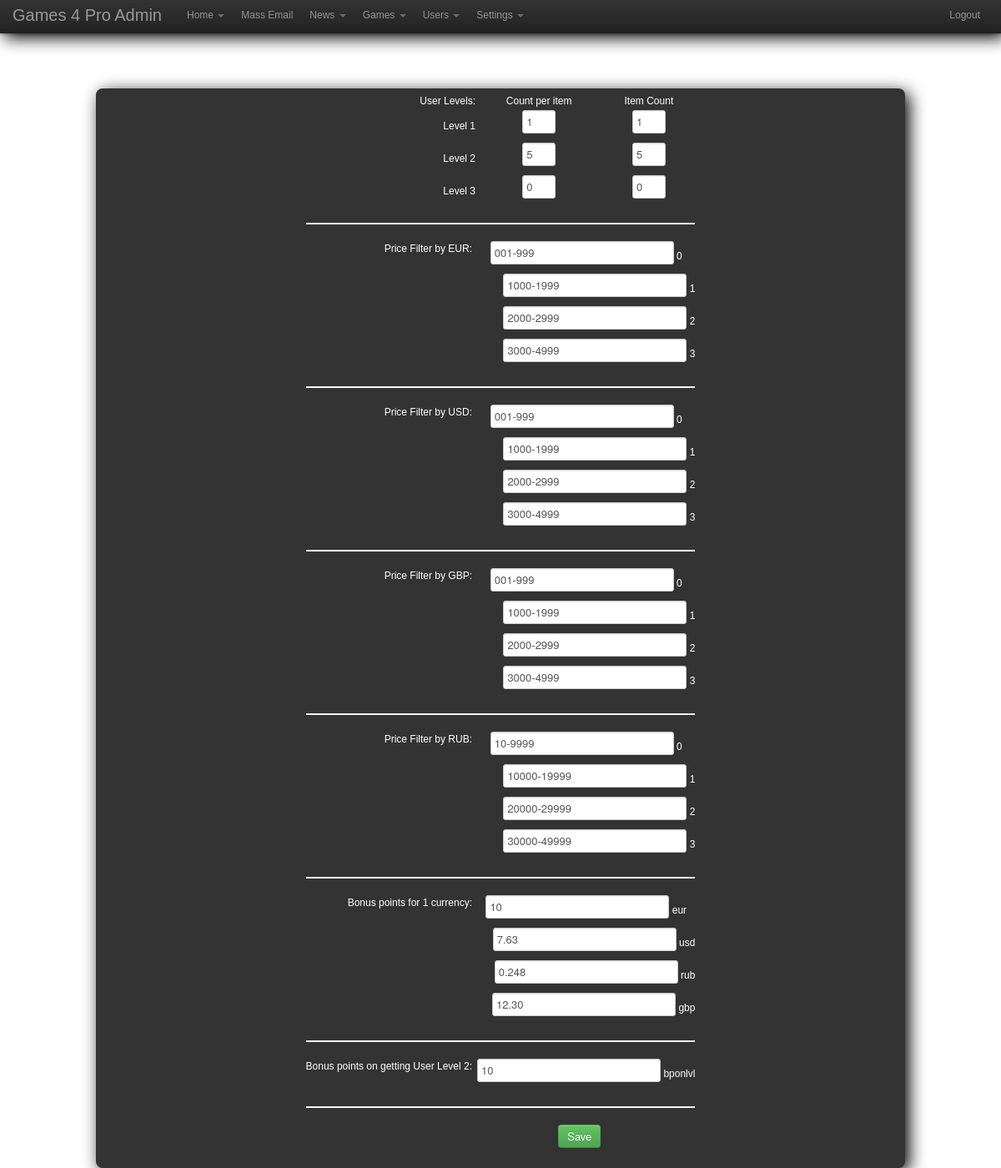
Page /admin/settings/vars (signed in) on the committed database.
### tables this page shows
CREATE TABLE IF NOT EXISTS `settings` (
  `key` varchar(255) NOT NULL,
  `value` text NOT NULL,
  `comment` text NOT NULL,
  UNIQUE KEY `key` (`key`)
);

### admin/includes/config.php (called while the page is built, shortened)
<?
$mysql['db']='game4pro_site';
$mysql['host']='localhost';
$mysql['user']='game4pro_user';
$mysql['pass']='16sTaQut1P0S';
include getcwd()."/includes/sql.inc.php";

### admin/includes/sql.inc.php (called while the page is built, shortened)
<?
class sql_mysql extends sql_dummy {
 var $row,$cur_row,$cur_col;
 function sql_mysql(){
  $this->handle=0;
  $this->row=0;
 }
 function connect($db,$host="localhost",$user="foto",$pass="otof"){
  if(!($this->handle=mysql_connect($host,$user,$pass)))return perror('connect');
  return true;
 }
 function query($query){
  if(!$this->cursor=mysql_query($query,$this->handle))return $this->perror('query('.$this->errstr().'): '.$query);
  return true;
 }
 function get_row($index=-1){
  $this->cur_col=0;
  if($this->row=mysql_fetch_row($this->cursor))return true;
  return false;
 }
 function get_col($index=-1){
  $out=htmlspecialchars_decode($this->row[$this->cur_col]);
  $this->cur_col++;
  return $out;
 }
}
function db_conn($t=''){
 global ${'sql'.$t},$mysql;
 return ${'sql'.$t};
}
$sql=db_conn();
?>

### admin/includes/output/settings/direct.php (called while the page is built, shortened)
<?
if($_GET['x']=='settings/vars') {
  include getcwd()."/includes/output/settings/variables.php";
}
?>

### admin/includes/output.php (called while the page is built, shortened)
<?
$jses=Array('games','users','news','slider','settings','disclaimers','contacts' => 'disclaimers', 'preorders');
foreach($jses as $k => $val) {
  if(is_numeric($k)) { $k = $val; }
}
if($_GET['x']=='sendmail') {
  include getcwd()."/includes/output/sendMail.php";
} elseif($_GET['x']=='games/list') {
  include getcwd()."/includes/output/list.php";
} elseif($_GET['x']=='games/add' || preg_match("/games\/edit\/([0-9]+)$/",$_GET['x'],$fnd)) {
  include getcwd()."/includes/output/selections.php";
  include getcwd()."/includes/output/addoredit.php";
} elseif(preg_match("/games\/view\/([0-9]+)$/",$_GET['x'],$fnd)) {
  $show=true;
  include getcwd()."/includes/output/selections.php";
  include getcwd()."/includes/output/overview.php";
} elseif($_GET['x']=='games/getList') {
  include getcwd()."/includes/output/createGameList.php";
  echo json_encode($result);
  exit();
} elseif($_GET['x']=='news/add' || preg_match("/news\/edit\/([0-9]+)$/",$_GET['x'],$fnd)) {
  include getcwd()."/includes/output/newsSel.php";
  include getcwd()."/includes/output/newsAdd.php";
} elseif($_GET['x']=='news/remove') {
  $id=spliti("_",$_POST['id']);
  $sql->query("delete from news where id='{$id[1]}'");
  echo json_encode(array("success" => true, 'msg' => $id[1]));
  exit();
} elseif($_GET['x']=='news/getList') {
  include getcwd()."/includes/output/createNewsList.php";
} elseif($_GET['x']=='news/list') {
  include getcwd()."/includes/output/newsList.php";
} elseif($_GET['x']=='news/view' || preg_match("/news\/view\/([0-9]+)$/",$_GET['x'],$fnd)) {
  include getcwd()."/includes/output/newsSel.php";
  include getcwd()."/includes/output/newsView.php";
} elseif(preg_match("/games\/codes\/([0-9]+)$/",$_GET['x'],$fnd)) {
  include getcwd()."/includes/output/codes.php";
} elseif(preg_match("/games\/addCodes\/([0-9]+)$/",$_GET['x'],$fnd)) {
  include getcwd()."/includes/actions/codes.php";
} elseif($_GET['x']=='games/codes/remove') {
  include getcwd()."/includes/actions/codes.php";
} elseif(preg_match("/games\/getCodeList\/([0-9]+)$/",$_GET['x'],$fnd)) {
  include getcwd()."/includes/output/codesList.php";
} elseif($_GET['x']=='games/codes/upload') {
  include getcwd()."/includes/actions/codes.php";
} elseif($_GET['x']=="slider/edit") {
  include getcwd()."/includes/output/sliderEdit.php";
} elseif($_GET['x']=='slider/action/save') {
  include getcwd()."/includes/actions/slider.php";
  exit();
} elseif($_GET['x']=='slider/getPoints') {
  if(preg_match('/^\d+$/',$_POST['id'])) {
    echo get_reply("select points from games where id='{$_POST['id']}'");
  }
  exit();
} elseif($_GET['x']=='games/remove' && $_POST['id']) {
  $id=spliti("_",$_POST['id']);
  $sql->query("delete from games where id='{$id[1]}'");
  echo json_encode(Array("removed" => $id[1]));
  exit();
} elseif(preg_match("/settings/",$_GET['x'])) {
  include getcwd()."/includes/output/settings/direct.php";
} elseif($_GET['x']=='users') {
  include getcwd()."/includes/output/users.php";
} elseif($_GET['x']=='disclaimers') {
  include getcwd()."/includes/output/disclaimers.php";
} elseif($_GET['x']=='contacts') {
  include getcwd()."/includes/output/contacts.php";
} elseif($_GET['x']=='preorders') {
  include getcwd()."/includes/output/preorders.php";
}
?>

### admin/includes/output/settings/variables.php (the view)
<?
$sql->query("select `key`,`value`,comment from settings");
while($sql->get_row()) {
  $keys=$sql->get_col();
  $val=json_decode($sql->get_col(),TRUE);
  $comment=$sql->get_col();
  if($keys=='levels') {
    $ret.="
      <tr>
        <td>User Levels:</td>
        <td>Count per item</td>
        <td>Item Count</td>
      </tr>
    ";
    foreach($val as $k => $v) {
      $ret.="
      <tr>
        <td>Level $k</td>
        <td><input type='text' name='$keys"."[$k][count]' value='{$v['count']}' style='width:30px;'/></td>
        <td><input type='text' name='$keys"."[$k][itemCount]' value='{$v['itemCount']}' style='width:30px;'/></td>
      </tr>
      ";
    }
    $ret.="<tr><td colspan='3'><hr /></td></tr>";
  } else {
    $frst="";
    $ln="";
    $line=0;
    foreach($val as $k => $v) {
      $line++;
      if(!$frst) {
        $frst="<td colspan='2'><input type='text' name='$keys"."[$k]' value='$v' /> $k</td>";
      } else {
        $ln.="<tr><td colspan='2'><input type='text' name='$keys"."[$k]' value='$v' /> $k</td></tr>";
      }
    }
      $ret.="
        <tr>
          <td rowspan='$line' style='vertical-align:top;padding-right:5px;'>$comment:</td>
          $frst
        </tr>
        $ln
        <tr><td colspan='3'><hr /></td></tr>";
  }
}
$contents="
    <div class='shadow box content' style='position:relative'>
      <form method='post' id='translation'>
        <table style='margin:auto;color:white;'>
          $ret
          <tr>
            <td colspan='2'><button class='btn btn-success' />Save</button></td>
          </tr>
        </table>
      </form>
    </div>
";
?>

### admin/css/adminpanel.css (style rules this page uses)
body, html, head { font-size: 12px; font: Arial; font-family: Arial, Verdana; width: 100%; height: 100%; text-align: center; }
div, td { font-size:12px; }
.filters, .content { width:80%; margin:auto; }
.content { margin-top:10px; }
.box { -webkit-border-radius: 8px; -moz-border-radius: 8px; border-radius: 8px; background: #333; padding: 5px; }
.shadow { -moz-box-shadow: 5px 5px 20px #000; -webkit-box-shadow: 5px 5px 20px #000; box-shadow: 5px 5px 20px #000; -ms-filter: "progid:DXImageTransform.Microsoft.Shadow(Strength=20, Direction=135, Color='#000000')"; filter: progid:DXImageTransform.Microsoft.Shadow(Strength=20, Direction=135, Color='#000000'); }
tr td:first-child { text-align:right; }

### rows in the picture
settings: comment "Price Filter by EUR", value "001-999", value "1000-1999", value "2000-2999", value "3000-4999"
settings: comment "Price Filter by USD", value "001-999", value "1000-1999", value "2000-2999", value "3000-4999"
settings: comment "Price Filter by GBP", value "001-999", value "1000-1999", value "2000-2999", value "3000-4999"
settings: comment "Price Filter by RUB", value "10-9999", value "10000-19999", value "20000-29999", value "30000-49999"
settings: comment "Bonus points for 1 currency", value "10", value "7.63", value "0.248", value "12.30"
settings: comment "Bonus points on getting User Level 2", value "10"

### other values in the picture
$k "1"
$k "2"
$k "3"
$k "0 0 0 0 eur bponlvl"
$k "usd"
$k "rub"
$k "gbp"
